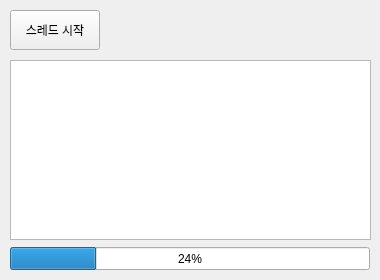
<?xml version="1.0" encoding="UTF-8"?>
<ui version="4.0">
 <class>Form</class>
 <widget class="QWidget" name="Form">
  <property name="geometry">
   <rect>
    <x>0</x>
    <y>0</y>
    <width>380</width>
    <height>280</height>
   </rect>
  </property>
  <property name="minimumSize">
   <size>
    <width>380</width>
    <height>280</height>
   </size>
  </property>
  <property name="maximumSize">
   <size>
    <width>380</width>
    <height>280</height>
   </size>
  </property>
  <property name="windowTitle">
   <string>스레드 테스트</string>
  </property>
  <widget class="QPushButton" name="btnStart">
   <property name="geometry">
    <rect>
     <x>10</x>
     <y>10</y>
     <width>90</width>
     <height>40</height>
    </rect>
   </property>
   <property name="text">
    <string>스레드 시작</string>
   </property>
  </widget>
  <widget class="QProgressBar" name="pgbTask">
   <property name="geometry">
    <rect>
     <x>10</x>
     <y>247</y>
     <width>360</width>
     <height>23</height>
    </rect>
   </property>
   <property name="value">
    <number>24</number>
   </property>
  </widget>
  <widget class="QTextBrowser" name="txbLog">
   <property name="geometry">
    <rect>
     <x>10</x>
     <y>60</y>
     <width>361</width>
     <height>180</height>
    </rect>
   </property>
  </widget>
 </widget>
 <resources/>
 <connections/>
</ui>
